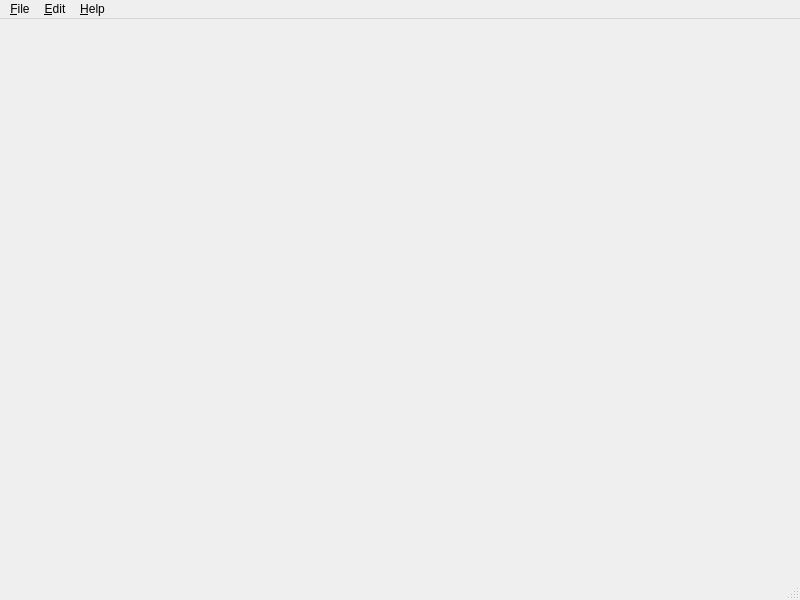
<?xml version="1.0" encoding="UTF-8"?>
<ui version="4.0">
 <class>MainWindow</class>
 <widget class="QMainWindow" name="MainWindow">
  <property name="geometry">
   <rect>
    <x>0</x>
    <y>0</y>
    <width>800</width>
    <height>600</height>
   </rect>
  </property>
  <property name="windowTitle">
   <string>MainWindow</string>
  </property>
  <widget class="QWidget" name="centralwidget"/>
  <widget class="QMenuBar" name="menubar">
   <property name="geometry">
    <rect>
     <x>0</x>
     <y>0</y>
     <width>800</width>
     <height>22</height>
    </rect>
   </property>
   <widget class="QMenu" name="menu_File">
    <property name="title">
     <string>&amp;File</string>
    </property>
    <addaction name="actionExit"/>
   </widget>
   <widget class="QMenu" name="menu_Help">
    <property name="title">
     <string>&amp;Help</string>
    </property>
    <addaction name="actionAbout"/>
    <addaction name="actionAbout_Qt"/>
   </widget>
   <widget class="QMenu" name="menu_Edit">
    <property name="title">
     <string>&amp;Edit</string>
    </property>
    <addaction name="actionSettings"/>
   </widget>
   <addaction name="menu_File"/>
   <addaction name="menu_Edit"/>
   <addaction name="menu_Help"/>
  </widget>
  <widget class="QStatusBar" name="statusbar"/>
  <action name="actionExit">
   <property name="text">
    <string>E&amp;xit</string>
   </property>
   <property name="shortcut">
    <string>Ctrl+Q</string>
   </property>
  </action>
  <action name="actionAbout">
   <property name="text">
    <string>&amp;About</string>
   </property>
  </action>
  <action name="actionSettings">
   <property name="text">
    <string>&amp;Settings</string>
   </property>
  </action>
  <action name="actionAbout_Qt">
   <property name="text">
    <string>About Qt</string>
   </property>
  </action>
 </widget>
 <resources/>
 <connections/>
</ui>
